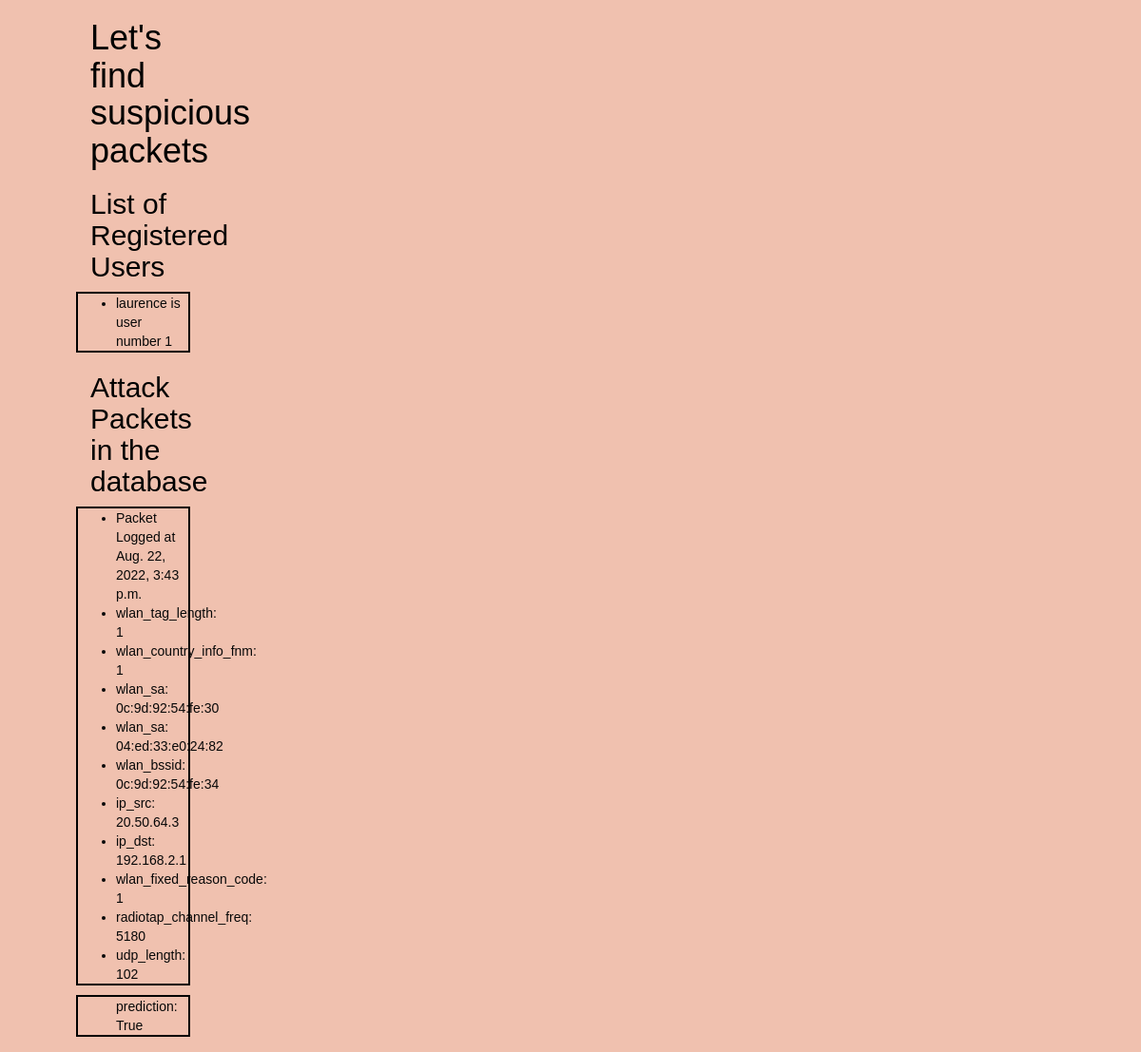
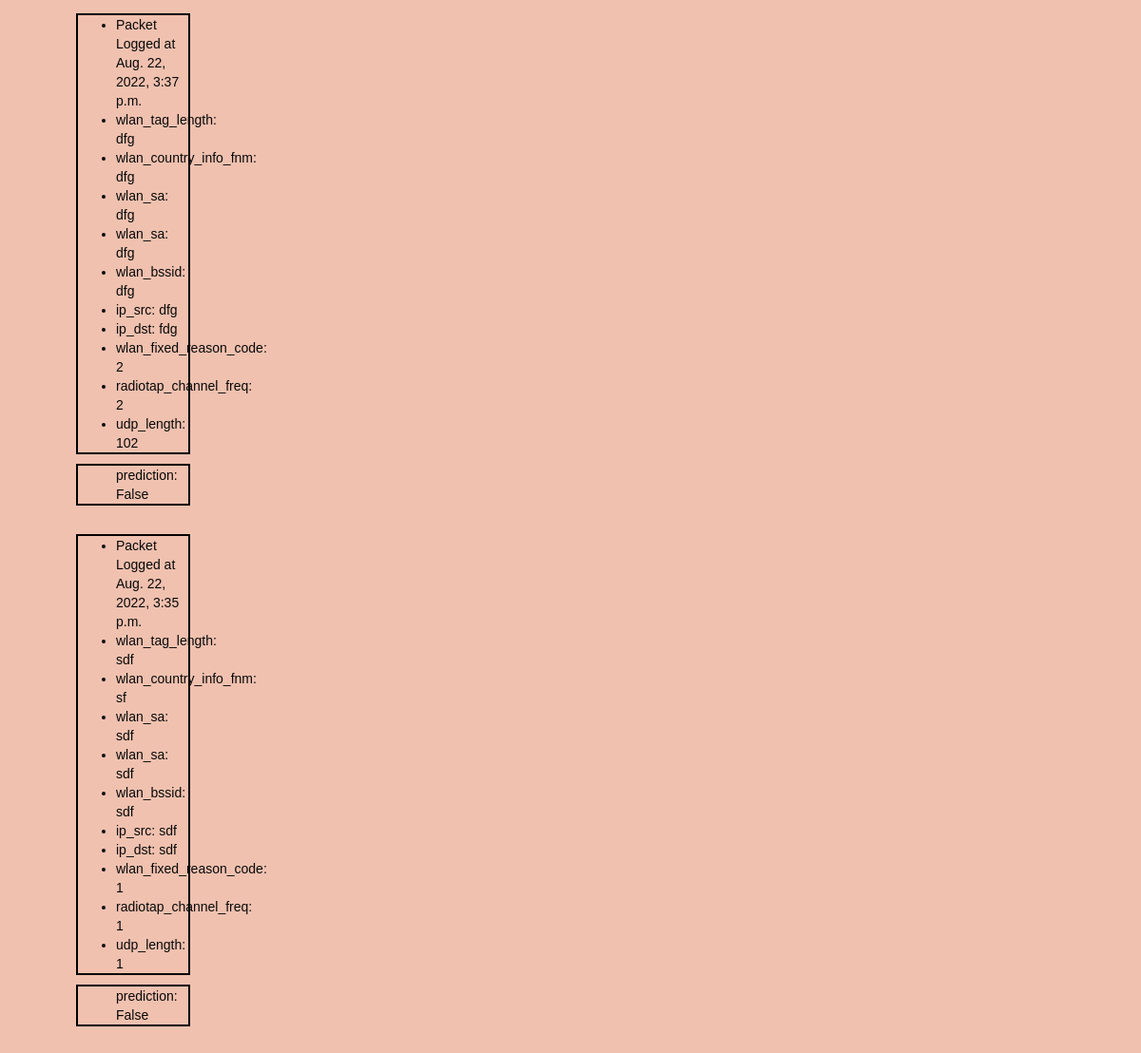
The page /authentication/predictions/ on the database its author committed (2 pictures, top to bottom).
### api/models.py (models this page shows, shortened)
class Attack(models.Model):
	wlan_tag_length = models.CharField(max_length=32, null=True)
	wlan_country_info_fnm = models.CharField(max_length=32, null=True)
	wlan_da = models.CharField(max_length=32, null=True)
	wlan_sa = models.CharField(max_length=32, null=True)
	wlan_bssid = models.CharField(max_length=32, null=True)
	ip_src = models.CharField(max_length=32, null=True)
	ip_dst = models.CharField(max_length=32, null=True)
	wlan_fixed_reason_code =models.CharField(max_length=32, null=True)
	radiotap_channel_freq = models.CharField(max_length=32, null=True)
	udp_length = models.CharField(max_length=32, null=True)
	created_at = models.DateTimeField(auto_now_add=True, null=True)

class Prediction(models.Model):
   	AD = models.OneToOneField(Attack, on_delete=models.CASCADE)
   	predicted=models.BooleanField(default=True)

### api/views.py (the view)
# urls.py: path('predictions/', views.predictionRender, name='api'),
def predictionRender(request):
	user_list=User.objects.all()
	attack_list=Attack.objects.all().order_by('-created_at')
	return render(request,'predWebpage.html',{'attack':attack_list, 'users':user_list})

### api/templates/predWebpage.html
{% load static %}
<html>
   <head>
      <link rel="stylesheet"
         href="//maxcdn.bootstrapcdn.com/bootstrap/3.2.0/css/bootstrap.min.css">
      <link rel="stylesheet"
         href="//maxcdn.bootstrapcdn.com/bootstrap/3.2.0/css/bootstraptheme.min.css">
      <link rel="stylesheet" type="text/css" href="{% static 'prediction.css' %}">
   </head>
   <body>
      <h1> Let's find suspicious packets </h1>
      <p>
      <div>
         <h2>List of Registered Users</h2>
         {% for u in users %}
         <ul>
            <li> {{u.username}} is user number {{u.id}}</li>
         </ul>
         {% endfor %}
      </div>
      <h2>Attack Packets in the database</h2>
            {% for a in attack %}
      <div>
      <ul>
      	 <li>Packet Logged at {{a.created_at}} </li>
         <li>wlan_tag_length: {{a.wlan_tag_length}} </li>
         <li>wlan_country_info_fnm: {{a.wlan_country_info_fnm}} </li>
         <li>wlan_sa: {{a.wlan_da}} </li>
         <li>wlan_sa: {{a.wlan_sa}} </li>
         <li>wlan_bssid: {{a.wlan_bssid}} </li>
         <li>ip_src: {{a.ip_src}} </li>
         <li>ip_dst: {{a.ip_dst}} </li>
         <li>wlan_fixed_reason_code: {{a.wlan_fixed_reason_code}} </li>
         <li>radiotap_channel_freq: {{a.radiotap_channel_freq}} </li>
         <li>udp_length: {{a.udp_length}} </li>
         </ul>
         <ul>
         prediction: {{a.prediction.predicted}}
         </ul>
         <br>
         {% endfor %}
       </div>
   </body>
</html>

### api/static/prediction.css (style rules this page uses)
body { padding-left: 80px; background-color: rgb(240, 193, 175); padding-right: 1000px; }
h1 { color: black; padding-left: 15px; font-family: 'Arial'; }
h2 { padding-left: 15px; color: black; font-family: 'Arial'; }
ul { color: #080808; font-family: 'Arial'; border: 2px solid black; }

### rows shown on the page
Attack: created_at "Aug. 22, 2022, 3:43 p.m.", wlan_tag_length "1", wlan_country_info_fnm "1", wlan_da "0c:9d:92:54:fe:30", wlan_sa "04:ed:33:e0:24:82", wlan_bssid "0c:9d:92:54:fe:34", ip_src "20.50.64.3", ip_dst "192.168.2.1", wlan_fixed_reason_code "1", radiotap_channel_freq "5180", udp_length "102", prediction.predicted "True"
Attack: created_at "Aug. 22, 2022, 3:37 p.m.", wlan_tag_length "dfg", wlan_country_info_fnm "dfg", wlan_da "dfg", wlan_sa "dfg", wlan_bssid "dfg", ip_src "dfg", ip_dst "fdg", wlan_fixed_reason_code "2", radiotap_channel_freq "2", udp_length "102", prediction.predicted "False"
Attack: created_at "Aug. 22, 2022, 3:35 p.m.", wlan_tag_length "sdf", wlan_country_info_fnm "sf", wlan_da "sdf", wlan_sa "sdf", wlan_bssid "sdf", ip_src "sdf", ip_dst "sdf", wlan_fixed_reason_code "1", radiotap_channel_freq "1", udp_length "1", prediction.predicted "False"

### other values the page prints
{{ u.username }} "laurence"
{{ u.id }} "1"
